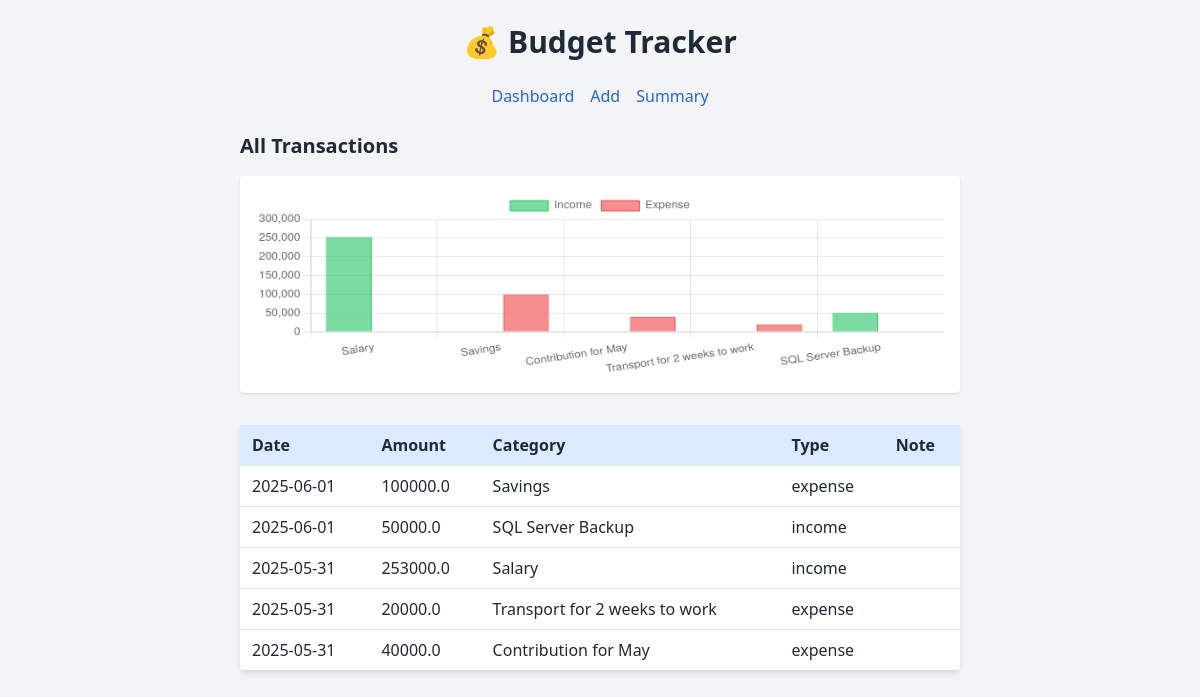
The page / on the database its author committed.
### tables this page shows
CREATE TABLE transactions (
            id INTEGER PRIMARY KEY AUTOINCREMENT,
            date TEXT,
            amount REAL,
            category TEXT,
            note TEXT,
            type TEXT
        );

### app.py (the view)
@app.route("/")
def index():
    conn = sqlite3.connect("data/budget.db")
    cur = conn.cursor()
    cur.execute("SELECT * FROM transactions ORDER BY date DESC")
    transactions = cur.fetchall()
    income_by_category = defaultdict(float)
    expense_by_category = defaultdict(float)
    for t in transactions:
        if t[5] == "income":
            income_by_category[t[3]] += t[2]
        elif t[5] == "expense":
            expense_by_category[t[3]] += t[2]
    chart_labels = list(
        set(income_by_category.keys()) | set(expense_by_category.keys())
    )
    income_data = [income_by_category[label] for label in chart_labels]
    expense_data = [expense_by_category[label] for label in chart_labels]
    return render_template(
        "index.html",
        transactions=transactions,
        chart_labels=chart_labels,
        income_data=income_data,
        expense_data=expense_data,
    )

### templates/index.html (shortened to what this page needs)
{% extends 'base.html' %}
{% block content %}
<h2 class="text-xl font-semibold mb-4">All Transactions</h2>
<canvas id="financeChart" class="mb-8 bg-white p-4 rounded shadow" height="100"></canvas>
<table class="w-full text-left bg-white shadow-md rounded">
  <thead class="bg-blue-100">
    <tr>
      <th class="py-2 px-3">Date</th>
      <th class="py-2 px-3">Amount</th>
      <th class="py-2 px-3">Category</th>
      <th class="py-2 px-3">Type</th>
      <th class="py-2 px-3">Note</th>
    </tr>
  </thead>
  <tbody>
    {% for t in transactions %}
    <tr class="border-t">
      <td class="py-2 px-3">{{ t[1] }}</td>
      <td class="py-2 px-3">{{ t[2] }}</td>
      <td class="py-2 px-3">{{ t[3] }}</td>
      <td class="py-2 px-3">{{ t[5] }}</td>
      <td class="py-2 px-3">{{ t[4] }}</td>
    </tr>
    {% endfor %}
  </tbody>
</table>
<script>
  const ctx = document.getElementById('financeChart');
  const financeChart = new Chart(ctx, {
    type: 'bar',
    data: {
      labels: {{ chart_labels|safe }},
      datasets: [{
        label: 'Income',
        data: {{ income_data|safe }},
        backgroundColor: 'rgba(34,197,94,0.6)',
        borderColor: 'rgba(34,197,94,1)',
        borderWidth: 1
      }, {
        label: 'Expense',
        data: {{ expense_data|safe }},
        backgroundColor: 'rgba(239,68,68,0.6)',
        borderColor: 'rgba(239,68,68,1)',
        borderWidth: 1
      }]
    },
    options: {
      responsive: true,
      scales: {
        y: {
          beginAtZero: true
        }
      }
    }
  });
</script>
{% endblock %}

### templates/base.html (shortened to what this page needs)
<!DOCTYPE html>
<html lang="en">
<head>
  <script src="https://cdn.tailwindcss.com"></script>
</head>
<body class="bg-gray-100 text-gray-800">
  <div class="max-w-3xl mx-auto p-6">
    <h1 class="text-3xl font-bold text-center mb-6">💰 Budget Tracker</h1>
    <nav class="flex gap-4 justify-center mb-6">
      <a href="/" class="text-blue-600 hover:underline">Dashboard</a>
      <a href="/add" class="text-blue-600 hover:underline">Add</a>
      <a href="/summary" class="text-blue-600 hover:underline">Summary</a>
    </nav>
    {% block content %}{% endblock %}
  </div>
</body>
</html>

### rows shown on the page
transactions: date "2025-06-01", amount "100000.0", category "Savings", type "expense"
transactions: date "2025-06-01", amount "50000.0", category "SQL Server Backup", type "income"
transactions: date "2025-05-31", amount "253000.0", category "Salary", type "income"
transactions: date "2025-05-31", amount "20000.0", category "Transport for 2 weeks to work", type "expense"
transactions: date "2025-05-31", amount "40000.0", category "Contribution for May", type "expense"

### other values the page prints
chart data {{ chart_labels|safe }} ['Salary', 'Savings', 'Contribution for May', 'Transport for 2 weeks to work', 'SQL Server Backup']
chart data {{ income_data|safe }} [253000.0, 0.0, 0.0, 0.0, 50000.0]
chart data {{ expense_data|safe }} [0.0, 100000.0, 40000.0, 20000.0, 0.0]
